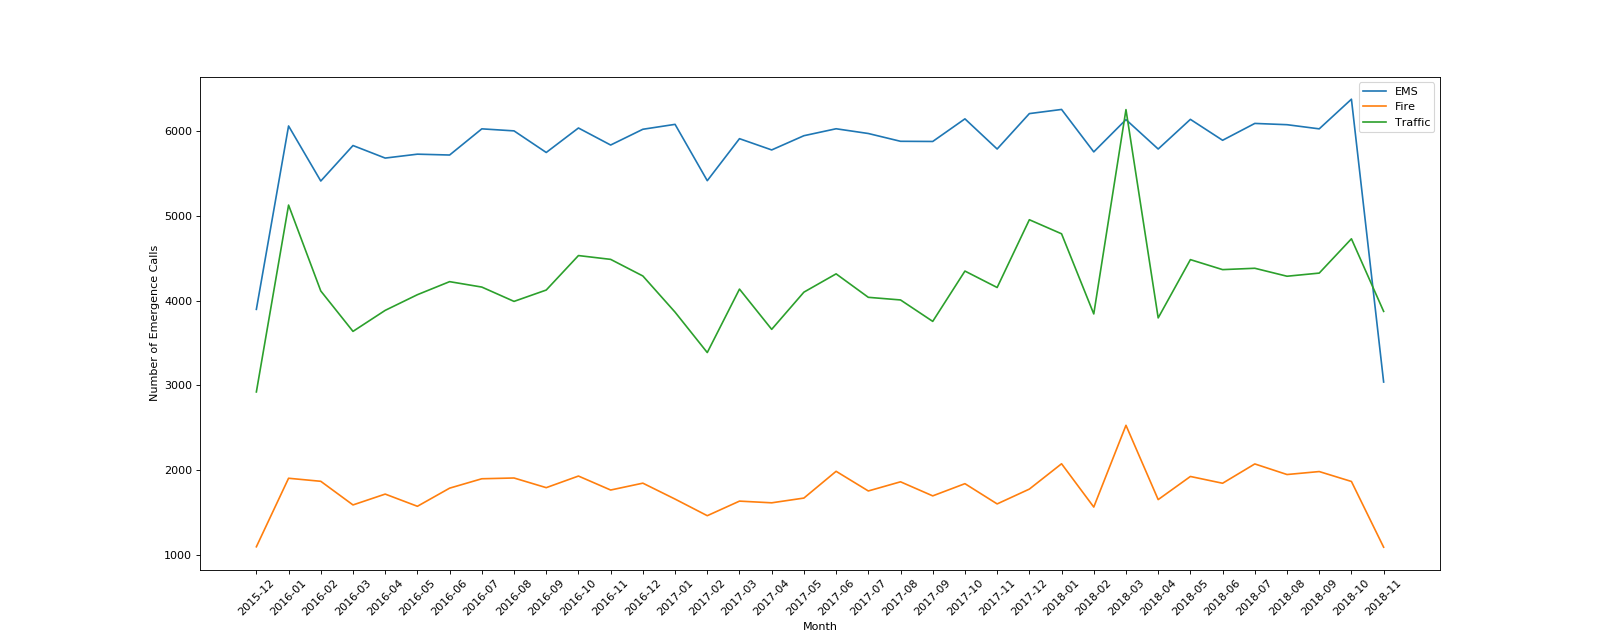

Source code (Python):
import pandas as pd
import matplotlib.pyplot as plt

file_path = './911.csv'
df = pd.read_csv(file_path)

df['timeStamp'] = pd.to_datetime(df['timeStamp'], format = '%Y/%m/%d')
df.set_index('timeStamp', inplace = True)
# count_by_month = df.resample('M')
# print(count_by_month)

def split_title(title):
    result = title.split(':')[0]
    return result

df['title'] = df['title'].apply(split_title)
group_title = df.groupby('title')

data = {}
for group_name, group_data in group_title:
    print(group_name)
    print(group_data.resample('M')['e'].count())
    data[group_name] = group_data.resample('M')['e'].count()
    print('*' * 100)

plt.figure(figsize = (20, 8), dpi = 80)
# print(type(data['EMS']))
x = []
for key in data:
    if len(x) == 0:
        x = [i.strftime('%Y-%m') for i in data[key].index]
    plt.plot(x, data[key].values, label = key)

plt.xticks(rotation = 45)
plt.xlabel('Month')
plt.ylabel('Number of Emergence Calls')
plt.legend(loc = 'best')

plt.savefig('./chart3.png')
plt.show()